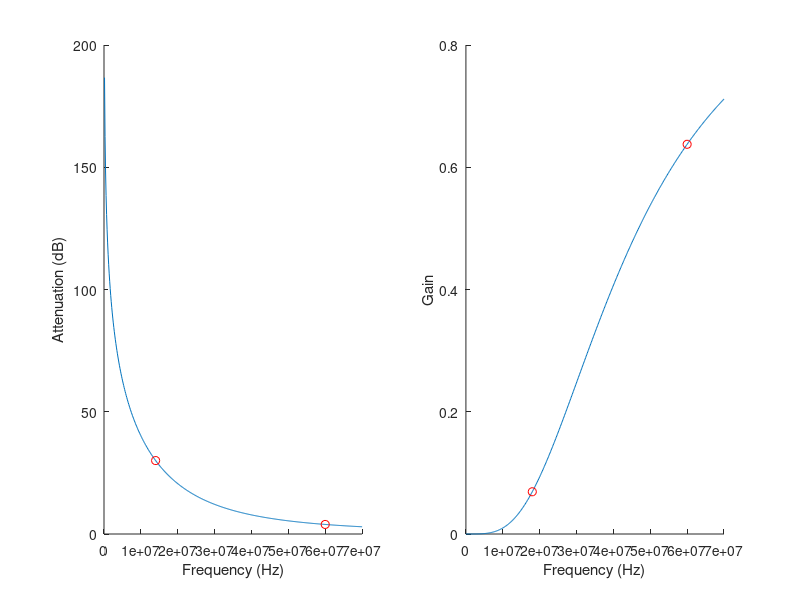

MATLAB code for this plot:
#!/usr/bin/octave

%set values for our filter
R1=240;
R2=240;
C1=22e-12;
C2=22e-12;
RB=10;
RA=1000;
K=(RA+RB)/RA;
n=2;

%transfer function for nth order sallenkey with gain
function out = H(w,R1,R2,C1,C2,K,n)
	s=i*w;
    %temp_out=(1/(R1*R2))./(C1*C2*s.^2 + s*(C2/R2 + C2/R1) + 1/(R1*R2));
    temp_out = (s.^2)./(s.^2 + s.*(1/(R2*C1) + 1/(R2*C2)) + 1/(R1*C1*R2*C2));
	out = temp_out.^n;
endfunction

%frequency plotting range with 500 data points
f = 0:70e6/500:70e6;

%do some plotting
subplot(1,2,1)
hold on
plot(f,-20*log10(abs(H(f*2*pi,R1,R2,C1,C2,K,n))))
xlabel('Frequency (Hz)')
ylabel('Attenuation (dB)')
%highlight plot points of interest with red circle
plot(14e6,-20*log10(abs(H(14e6*2*pi,R1,R2,C1,C2,K,n))),'ro')
plot(60e6,-20*log10(abs(H(60e6*2*pi,R1,R2,C1,C2,K,n))),'ro')

subplot(1,2,2)
hold on
plot(f,abs(H(f*2*pi,R1,R2,C1,C2,K,n)))
xlabel('Frequency (Hz)')
ylabel('Gain')
%highlight plot points of interest with red circle
gain_18 = abs(H(18e6*2*pi,R1,R2,C1,C2,K,n));
gain_60 = abs(H(60e6*2*pi,R1,R2,C1,C2,K,n));
plot(18e6,gain_18,'ro')
plot(60e6,gain_60,'ro')

printf('18Mhz Gain:%f\n',gain_18)
printf('60Mhz Gain:%f\n',gain_60)
pause
